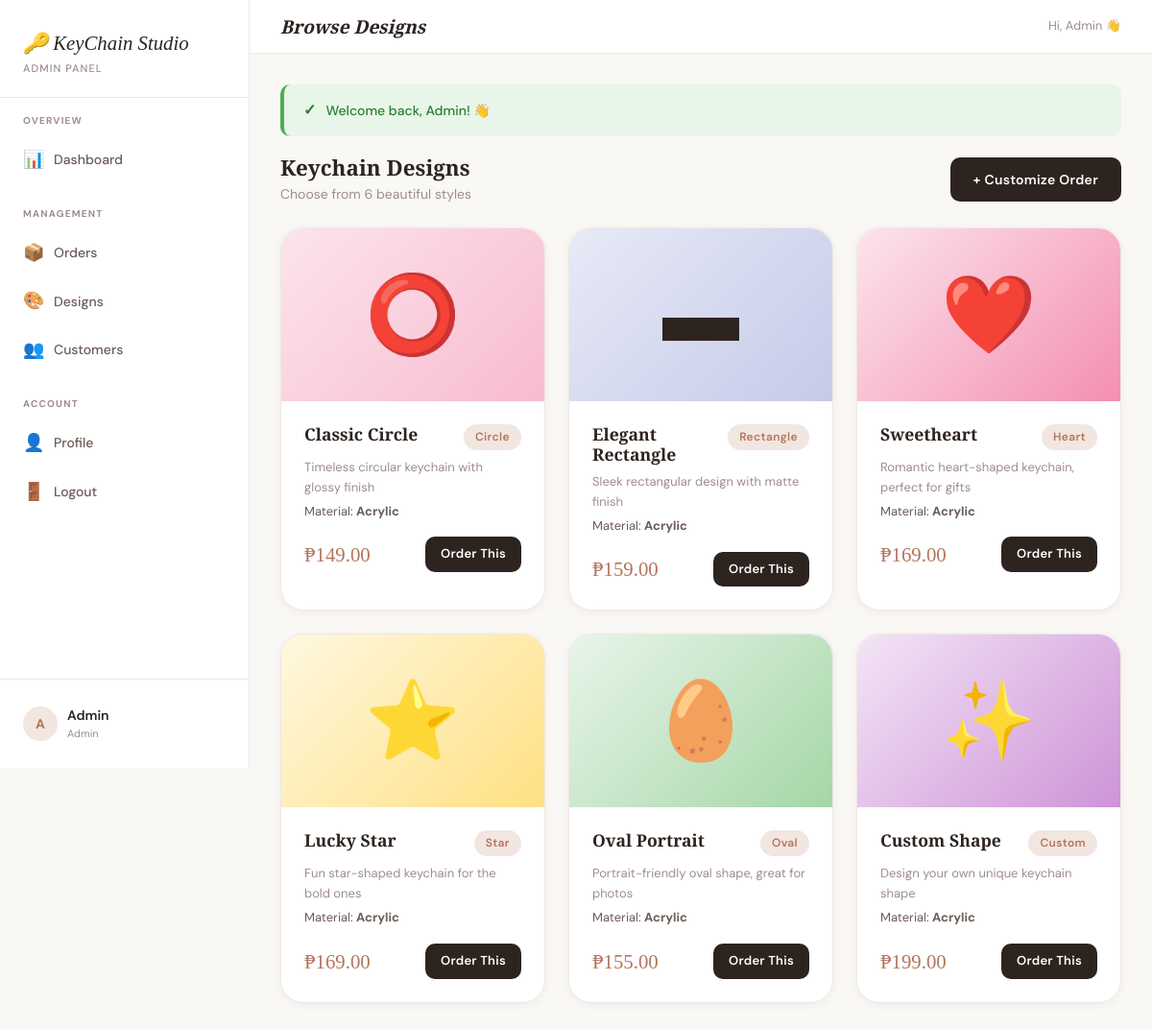
The app's page /pages/gallery.php (signed in) with its own data.
### tables this page shows
CREATE TABLE IF NOT EXISTS users (
    id INT AUTO_INCREMENT PRIMARY KEY,
    name VARCHAR(100) NOT NULL,
    email VARCHAR(150) NOT NULL UNIQUE,
    password VARCHAR(255) NOT NULL,
    phone VARCHAR(20),
    address TEXT,
    role ENUM('admin','customer') DEFAULT 'customer',
    avatar VARCHAR(255) DEFAULT NULL,
    created_at TIMESTAMP DEFAULT CURRENT_TIMESTAMP,
    updated_at TIMESTAMP DEFAULT CURRENT_TIMESTAMP ON UPDATE CURRENT_TIMESTAMP
);

CREATE TABLE IF NOT EXISTS designs (
    id INT AUTO_INCREMENT PRIMARY KEY,
    name VARCHAR(100) NOT NULL,
    description TEXT,
    base_price DECIMAL(10,2) NOT NULL DEFAULT 0.00,
    image VARCHAR(255),
    shape ENUM('circle','rectangle','heart','star','oval','custom') DEFAULT 'circle',
    material VARCHAR(50) DEFAULT 'Acrylic',
    is_active TINYINT(1) DEFAULT 1,
    created_at TIMESTAMP DEFAULT CURRENT_TIMESTAMP
);

### pages/gallery.php (the view, shortened to what this page needs)
<?php
require_once __DIR__ . '/../includes/functions.php';
$db = getDB();
$designs = $db->query("SELECT * FROM designs WHERE is_active=1 ORDER BY id")->fetchAll();
$page_title   = 'Browse Designs';
$current_page = 'gallery';
include __DIR__ . '/../includes/sidebar.php';
$shapeEmoji = ['circle'=>'⭕','rectangle'=>'▬','heart'=>'❤️','star'=>'⭐','oval'=>'🥚','custom'=>'✨'];
$shapeBg    = ['circle'=>'shape-bg-circle','rectangle'=>'shape-bg-rectangle','heart'=>'shape-bg-heart','star'=>'shape-bg-star','oval'=>'shape-bg-oval','custom'=>'shape-bg-custom'];
?>
<div class="section-header">
  <div>
    <h2 class="section-title">Keychain Designs</h2>
    <p class="section-sub">Choose from <?= count($designs) ?> beautiful styles</p>
  </div>
  <a href="<?= SITE_URL ?>/pages/customize.php" class="btn btn-primary">+ Customize Order</a>
</div>
<div class="designs-grid">
  <?php foreach ($designs as $d):
    $shape = $d['shape'];
    $bg    = $shapeBg[$shape] ?? 'shape-bg-circle';
    $emoji = $shapeEmoji[$shape] ?? '🔑';
  ?>
  <div class="card" style="overflow:hidden;cursor:pointer;transition:all var(--transition);"
       onmouseover="this.style.transform='translateY(-4px)';this.style.boxShadow='var(--shadow-lg)'"
       onmouseout="this.style.transform='';this.style.boxShadow=''">
    <div class="design-card-img <?= $bg ?>" style="height:180px;">
      <?php if ($d['image'] && file_exists(UPLOAD_PATH . 'designs/' . $d['image'])): ?>
        <img src="<?= SITE_URL ?>/uploads/designs/<?= htmlspecialchars($d['image']) ?>" alt="" style="width:100%;height:100%;object-fit:cover;">
      <?php else: ?>
        <span class="shape-emoji"><?= $emoji ?></span>
      <?php endif; ?>
    </div>
    <div class="card-body">
      <div style="display:flex;justify-content:space-between;align-items:flex-start;margin-bottom:8px;">
        <h4 style="font-family:var(--font-display);"><?= htmlspecialchars($d['name']) ?></h4>
        <span class="badge" style="background:var(--blush);color:var(--terracotta);text-transform:capitalize;"><?= htmlspecialchars($d['shape']) ?></span>
      </div>
      <p style="font-size:13px;color:var(--light);margin-bottom:4px;"><?= htmlspecialchars($d['description']) ?></p>
      <p style="font-size:13px;color:var(--mid);margin-bottom:16px;">Material: <strong><?= htmlspecialchars($d['material']) ?></strong></p>
      <div style="display:flex;justify-content:space-between;align-items:center;">
        <span style="font-family:var(--font-display);font-size:1.3rem;color:var(--terracotta);"><?= formatPrice($d['base_price']) ?></span>
        <a href="<?= SITE_URL ?>/pages/customize.php?design_id=<?= $d['id'] ?>" class="btn btn-primary btn-sm">Order This</a>
      </div>
    </div>
  </div>
  <?php endforeach; ?>
</div>
<?php include __DIR__ . '/../includes/footer.php'; ?>

### includes/sidebar.php (shortened to what this page needs)
<?php
$user = getCurrentUser();
$initial = strtoupper(substr($user['name'] ?? 'U', 0, 1));
$isAdminUser = isAdmin();
?>
<!DOCTYPE html>
<html lang="en">
<head>
<link rel="stylesheet" href="<?= SITE_URL ?>/assets/css/style.css">
</head>
<body>
<div class="layout">
  <aside class="sidebar" id="sidebar">
    <div class="sidebar-logo">
      <a href="<?= SITE_URL ?>">
        <div class="sidebar-logo-text">🔑 KeyChain Studio</div>
        <div class="sidebar-logo-sub"><?= $isAdminUser ? 'Admin Panel' : 'Customer Portal' ?></div>
      </a>
    </div>
    <nav class="sidebar-nav">
      <?php if ($isAdminUser): ?>
      <div class="nav-section">
        <div class="nav-section-label">Overview</div>
        <a href="<?= SITE_URL ?>/admin/dashboard.php" class="nav-item <?= $current_page === 'admin_dash' ? 'active' : '' ?>">
          <span class="nav-icon">📊</span> Dashboard
        </a>
      </div>
      <div class="nav-section">
        <div class="nav-section-label">Management</div>
        <a href="<?= SITE_URL ?>/admin/orders.php" class="nav-item <?= $current_page === 'admin_orders' ? 'active' : '' ?>">
          <span class="nav-icon">📦</span> Orders
        </a>
        <a href="<?= SITE_URL ?>/admin/designs.php" class="nav-item <?= $current_page === 'admin_designs' ? 'active' : '' ?>">
          <span class="nav-icon">🎨</span> Designs
        </a>
        <a href="<?= SITE_URL ?>/admin/customers.php" class="nav-item <?= $current_page === 'admin_customers' ? 'active' : '' ?>">
          <span class="nav-icon">👥</span> Customers
        </a>
      </div>
      <?php endif; ?>
      <div class="nav-section">
        <div class="nav-section-label">Account</div>
        <a href="<?= SITE_URL ?>/pages/profile.php" class="nav-item <?= $current_page === 'profile' ? 'active' : '' ?>">
          <span class="nav-icon">👤</span> Profile
        </a>
        <a href="<?= SITE_URL ?>/logout.php" class="nav-item">
          <span class="nav-icon">🚪</span> Logout
        </a>
      </div>
    </nav>
    <div class="sidebar-footer">
      <div class="sidebar-user">
        <div class="sidebar-avatar">
          <?php if ($user['avatar'] ?? false): ?>
            <img src="<?= SITE_URL ?>/uploads/<?= htmlspecialchars($user['avatar']) ?>" alt="">
          <?php else: ?>
            <?= $initial ?>
          <?php endif; ?>
        </div>
        <div>
          <div class="sidebar-user-name"><?= htmlspecialchars($user['name'] ?? '') ?></div>
          <div class="sidebar-user-role"><?= htmlspecialchars($user['role'] ?? '') ?></div>
        </div>
      </div>
    </div>
  </aside>
  <div class="main-content">
    <div class="topbar">
      <h2 class="topbar-title"><?= $page_title ?? '' ?></h2>
      <div class="topbar-actions">
        <span style="font-size:13px;color:var(--light);">Hi, <?= htmlspecialchars($user['name'] ?? '') ?> 👋</span>
      </div>
    </div>
    <div class="page-content">

### records on screen
users: name "A", name "Admin", role "Admin"
designs: shape "⭕", name "Classic Circle", shape "Circle", description "Timeless circular keychain with glossy finish", material "Acrylic", base_price "₱149.00"
designs: shape "▬", name "Elegant Rectangle", shape "Rectangle", description "Sleek rectangular design with matte finish", material "Acrylic", base_price "₱159.00"
designs: shape "❤️", name "Sweetheart", shape "Heart", description "Romantic heart-shaped keychain, perfect for gifts", material "Acrylic", base_price "₱169.00"
designs: shape "⭐", name "Lucky Star", shape "Star", description "Fun star-shaped keychain for the bold ones", material "Acrylic", base_price "₱169.00"
designs: shape "🥚", name "Oval Portrait", shape "Oval", description "Portrait-friendly oval shape, great for photos", material "Acrylic", base_price "₱155.00"
designs: shape "✨", name "Custom Shape", shape "Custom", description "Design your own unique keychain shape", material "Acrylic", base_price "₱199.00"

### other values on screen
$page_title "Browse Designs"
$icon "✓"
$flash['message'] "Welcome back, Admin! 👋"
count($designs) "6"
